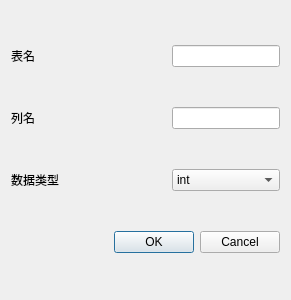
<?xml version="1.0" encoding="UTF-8"?>
<ui version="4.0">
 <class>sqleditDialog</class>
 <widget class="QDialog" name="sqleditDialog">
  <property name="geometry">
   <rect>
    <x>0</x>
    <y>0</y>
    <width>291</width>
    <height>300</height>
   </rect>
  </property>
  <property name="windowTitle">
   <string>数据库编辑</string>
  </property>
  <layout class="QGridLayout" name="gridLayout">
   <item row="4" column="0" colspan="4">
    <widget class="QDialogButtonBox" name="buttonBox">
     <property name="orientation">
      <enum>Qt::Horizontal</enum>
     </property>
     <property name="standardButtons">
      <set>QDialogButtonBox::Cancel|QDialogButtonBox::Ok</set>
     </property>
    </widget>
   </item>
   <item row="1" column="3">
    <widget class="QLineEdit" name="lineEdit"/>
   </item>
   <item row="3" column="0">
    <widget class="QLabel" name="label_2">
     <property name="text">
      <string>数据类型</string>
     </property>
    </widget>
   </item>
   <item row="1" column="0">
    <widget class="QLabel" name="label">
     <property name="text">
      <string>列名</string>
     </property>
    </widget>
   </item>
   <item row="3" column="3">
    <widget class="QComboBox" name="comboBox">
     <item>
      <property name="text">
       <string>int</string>
      </property>
     </item>
     <item>
      <property name="text">
       <string>tinyint</string>
      </property>
     </item>
     <item>
      <property name="text">
       <string>float</string>
      </property>
     </item>
     <item>
      <property name="text">
       <string>nchar(10)</string>
      </property>
     </item>
     <item>
      <property name="text">
       <string>varchar(50)</string>
      </property>
     </item>
     <item>
      <property name="text">
       <string>varchar(MAX)</string>
      </property>
     </item>
    </widget>
   </item>
   <item row="0" column="3">
    <widget class="QLineEdit" name="lineEdit_2"/>
   </item>
   <item row="0" column="0">
    <widget class="QLabel" name="label_3">
     <property name="text">
      <string>表名</string>
     </property>
    </widget>
   </item>
   <item row="0" column="1">
    <spacer name="horizontalSpacer">
     <property name="orientation">
      <enum>Qt::Horizontal</enum>
     </property>
     <property name="sizeHint" stdset="0">
      <size>
       <width>40</width>
       <height>20</height>
      </size>
     </property>
    </spacer>
   </item>
  </layout>
 </widget>
 <resources/>
 <connections>
  <connection>
   <sender>buttonBox</sender>
   <signal>accepted()</signal>
   <receiver>sqleditDialog</receiver>
   <slot>accept()</slot>
   <hints>
    <hint type="sourcelabel">
     <x>248</x>
     <y>254</y>
    </hint>
    <hint type="destinationlabel">
     <x>157</x>
     <y>274</y>
    </hint>
   </hints>
  </connection>
  <connection>
   <sender>buttonBox</sender>
   <signal>rejected()</signal>
   <receiver>sqleditDialog</receiver>
   <slot>reject()</slot>
   <hints>
    <hint type="sourcelabel">
     <x>316</x>
     <y>260</y>
    </hint>
    <hint type="destinationlabel">
     <x>286</x>
     <y>274</y>
    </hint>
   </hints>
  </connection>
 </connections>
</ui>
